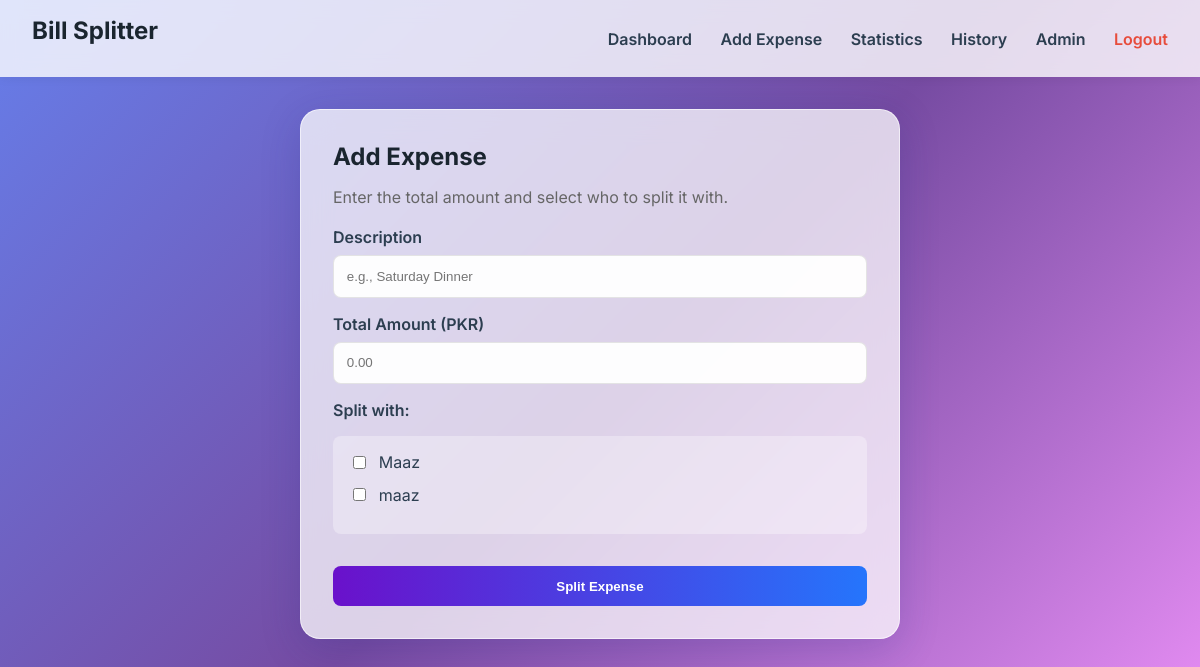
The app's page /add_expense (signed in), older data.
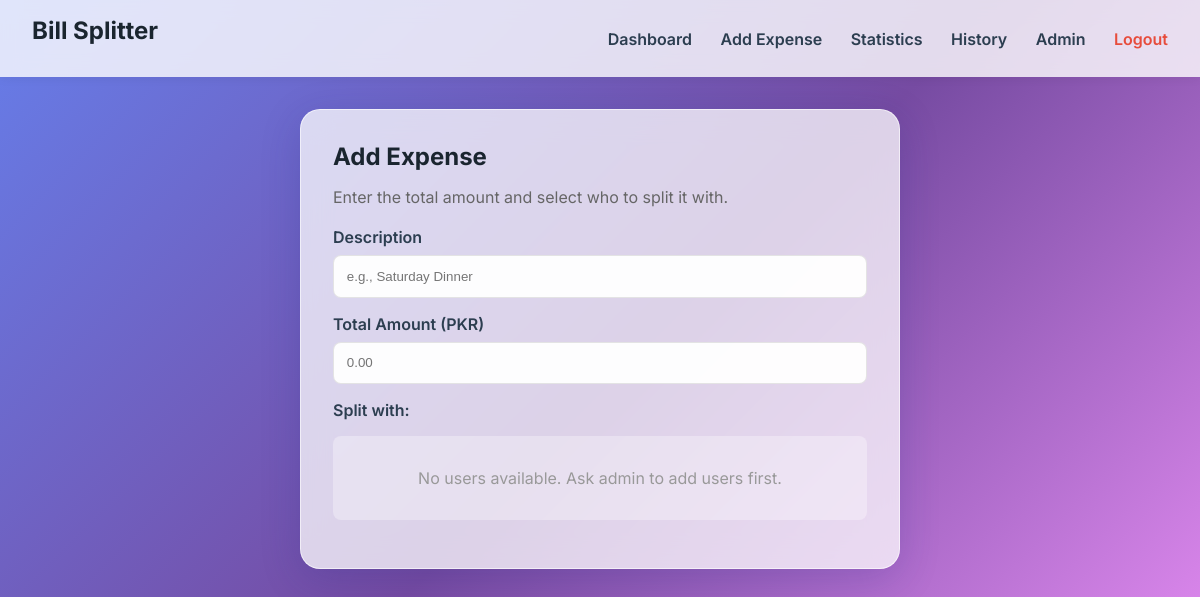
The same page, newer data.
### models.py (models this page shows)
class User(UserMixin, db.Model):
    id = db.Column(db.Integer, primary_key=True)
    username = db.Column(db.String(150), unique=True, nullable=False)
    password = db.Column(db.String(150), nullable=False)
    is_admin = db.Column(db.Boolean, default=False)
    expenses_paid = db.relationship('Expense', backref='payer', lazy=True)
    settlements = db.relationship('Settlement', backref='debtor', lazy=True)

### app.py (the view, shortened to what this page needs)
@app.route('/add_expense', methods=['GET', 'POST'])
@login_required
def add_expense():
    users = User.query.filter_by(is_admin=False).all()
    return render_template('add_expense.html', users=users)

### app.py (called while the page is built)
@login_manager.user_loader
def load_user(user_id):
    return User.query.get(int(user_id))

### templates/add_expense.html (shortened to what this page needs)
{% extends "base.html" %}
{% block content %}
<div class="glass-container" style="max-width: 600px; margin: 2rem auto;">
    <h2>Add Expense</h2>
    <p style="margin-bottom: 20px; color: #666;">Enter the total amount and select who to split it with.</p>
    <form action="{{ url_for('add_expense') }}" method="POST">
        <div class="input-group">
            <label style="display: block; margin-bottom: 0.5rem; font-weight: 600;">Description</label>
            <input type="text" name="description" placeholder="e.g., Saturday Dinner" required autofocus>
        </div>
        <div class="input-group">
            <label style="display: block; margin-bottom: 0.5rem; font-weight: 600;">Total Amount (PKR)</label>
            <input type="number" step="0.01" name="amount" placeholder="0.00" required>
        </div>
        <div class="input-group">
            <label style="display: block; margin-bottom: 1rem; font-weight: 600;">Split with:</label>
            <div
                style="max-height: 300px; overflow-y: auto; background: rgba(255,255,255,0.3); padding: 1rem; border-radius: 8px;">
                {% if users %}
                {% for user in users %}
                <div class="checkbox-item" style="margin-bottom: 0.8rem;">
                    <label style="display: flex; align-items: center; cursor: pointer;">
                        <input type="checkbox" name="selected_users" value="{{ user.id }}"
                            style="width: auto; margin-right: 0.8rem; cursor: pointer;">
                        <span style="font-size: 1rem;">{{ user.username }}</span>
                    </label>
                </div>
                {% endfor %}
                {% else %}
                <p style="color: #999; text-align: center;">No users available. Ask admin to add users first.</p>
                {% endif %}
            </div>
        </div>
        {% if users %}
        <button type="submit" class="btn" style="width: 100%; margin-top: 1rem;">Split Expense</button>
        {% endif %}
    </form>
</div>
{% endblock %}

Row changes from the older to the newer data that the page shows:
removed User: username "Maaz"
removed User: username "maaz"
Text that changed along with them:
text no longer shown: "Split Expense"
text now shown: "No users available. Ask admin to add users first."
